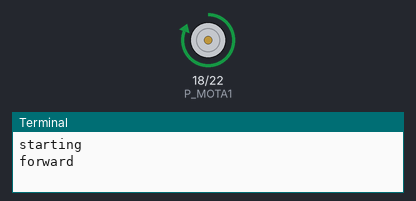
Bench run of a program on a simulated Raspberry Pi (header pin numbers). On the bench: motor-driver pin pairs drawn as motors (green arrow = first pin HIGH = forward, orange = second pin HIGH = backward, longer = more drive), the last lines printed to the terminal.

Above: at 1.0 s.
At 3.0 s:
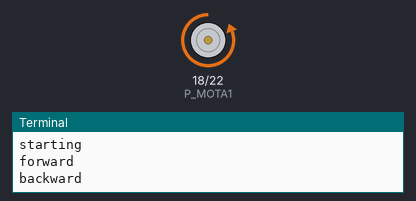
At 5.0 s:
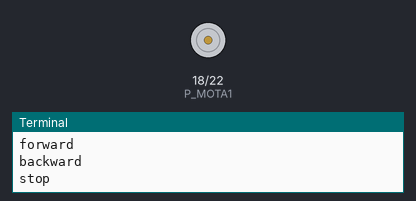
Timing chart, 0 to 7.8 s (numbered marks = the images above):
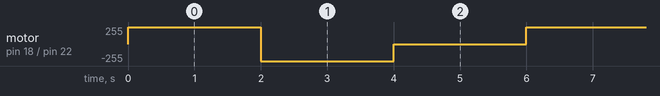

The program:

Motor1.py
```python
# Motor1.py
# Motor forward & backward

import RPi.GPIO as GPIO
import time

P_MOTA1 = 18
P_MOTA2 = 22

def forward():
    GPIO.output(P_MOTA1, GPIO.HIGH)
    GPIO.output(P_MOTA2, GPIO.LOW)

def backward():
    GPIO.output(P_MOTA1, GPIO.LOW)
    GPIO.output(P_MOTA2, GPIO.HIGH)

def stop():
    GPIO.output(P_MOTA1, GPIO.LOW)
    GPIO.output(P_MOTA2, GPIO.LOW)

def setup():
    GPIO.setmode(GPIO.BOARD)
    GPIO.setup(P_MOTA1, GPIO.OUT)
    GPIO.setup(P_MOTA2, GPIO.OUT)

print("starting")
setup()
while True:
    print("forward")
    forward()
    time.sleep(2)
    print("backward")
    backward()
    time.sleep(2)
    print("stop")
    stop()
    time.sleep(2)
```

Measured:
- by itself, motor on pin 18 (P_MOTA1) / pin 22 (P_MOTA2): repeats every 6.0 s: backward 255/255 2.0 s, stopped 2.0 s, forward 255/255 2.0 s
